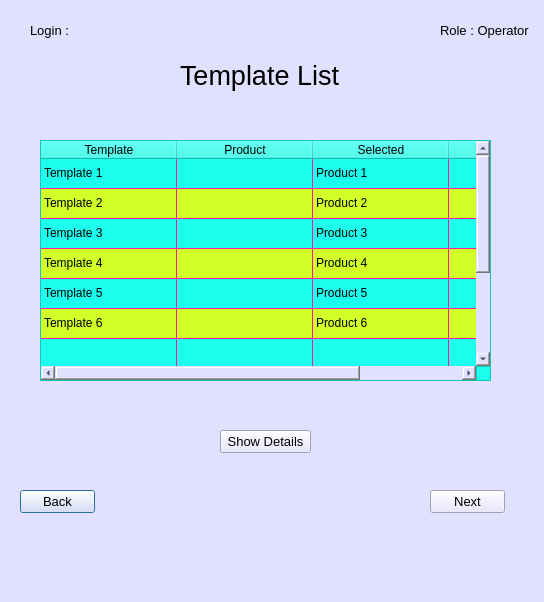
<?xml version="1.0" encoding="UTF-8"?>
<ui version="4.0">
 <class>template_list</class>
 <widget class="QDialog" name="template_list">
  <property name="geometry">
   <rect>
    <x>0</x>
    <y>0</y>
    <width>544</width>
    <height>602</height>
   </rect>
  </property>
  <property name="minimumSize">
   <size>
    <width>50</width>
    <height>100</height>
   </size>
  </property>
  <property name="sizeIncrement">
   <size>
    <width>100</width>
    <height>100</height>
   </size>
  </property>
  <property name="windowTitle">
   <string>Dialog</string>
  </property>
  <property name="styleSheet">
   <string notr="true">background-color: rgb(225, 225, 255);</string>
  </property>
  <widget class="QLabel" name="label">
   <property name="geometry">
    <rect>
     <x>30</x>
     <y>20</y>
     <width>61</width>
     <height>21</height>
    </rect>
   </property>
   <property name="font">
    <font>
     <pointsize>10</pointsize>
    </font>
   </property>
   <property name="text">
    <string>Login :</string>
   </property>
  </widget>
  <widget class="QLabel" name="label_2">
   <property name="geometry">
    <rect>
     <x>440</x>
     <y>20</y>
     <width>91</width>
     <height>21</height>
    </rect>
   </property>
   <property name="font">
    <font>
     <pointsize>10</pointsize>
    </font>
   </property>
   <property name="text">
    <string>Role : Operator</string>
   </property>
  </widget>
  <widget class="QLabel" name="label_3">
   <property name="geometry">
    <rect>
     <x>180</x>
     <y>50</y>
     <width>181</width>
     <height>51</height>
    </rect>
   </property>
   <property name="font">
    <font>
     <pointsize>20</pointsize>
    </font>
   </property>
   <property name="text">
    <string>Template List</string>
   </property>
  </widget>
  <widget class="QTableWidget" name="tableWidget">
   <property name="geometry">
    <rect>
     <x>40</x>
     <y>140</y>
     <width>451</width>
     <height>241</height>
    </rect>
   </property>
   <property name="minimumSize">
    <size>
     <width>50</width>
     <height>0</height>
    </size>
   </property>
   <property name="maximumSize">
    <size>
     <width>16777215</width>
     <height>16777215</height>
    </size>
   </property>
   <property name="autoFillBackground">
    <bool>false</bool>
   </property>
   <property name="styleSheet">
    <string notr="true">background-color: rgb(28, 255, 237);
gridline-color: rgb(255, 23, 166);
alternate-background-color: rgb(209, 255, 39);
selection-background-color: rgb(21, 255, 99);

</string>
   </property>
   <property name="alternatingRowColors">
    <bool>true</bool>
   </property>
   <property name="rowCount">
    <number>10</number>
   </property>
   <property name="columnCount">
    <number>4</number>
   </property>
   <attribute name="horizontalHeaderCascadingSectionResizes">
    <bool>false</bool>
   </attribute>
   <attribute name="horizontalHeaderMinimumSectionSize">
    <number>50</number>
   </attribute>
   <attribute name="horizontalHeaderDefaultSectionSize">
    <number>136</number>
   </attribute>
   <attribute name="horizontalHeaderShowSortIndicator" stdset="0">
    <bool>false</bool>
   </attribute>
   <attribute name="verticalHeaderVisible">
    <bool>false</bool>
   </attribute>
   <attribute name="verticalHeaderHighlightSections">
    <bool>true</bool>
   </attribute>
   <row>
    <property name="text">
     <string>1</string>
    </property>
   </row>
   <row>
    <property name="text">
     <string>2</string>
    </property>
   </row>
   <row>
    <property name="text">
     <string>3</string>
    </property>
   </row>
   <row>
    <property name="text">
     <string>4</string>
    </property>
   </row>
   <row>
    <property name="text">
     <string>5</string>
    </property>
   </row>
   <row>
    <property name="text">
     <string>6</string>
    </property>
   </row>
   <row/>
   <row/>
   <row/>
   <row/>
   <column>
    <property name="text">
     <string>Template</string>
    </property>
   </column>
   <column>
    <property name="text">
     <string>Product</string>
    </property>
   </column>
   <column>
    <property name="text">
     <string>Selected</string>
    </property>
   </column>
   <column/>
   <item row="0" column="0">
    <property name="text">
     <string>Template 1</string>
    </property>
   </item>
   <item row="0" column="2">
    <property name="text">
     <string>Product 1</string>
    </property>
   </item>
   <item row="1" column="0">
    <property name="text">
     <string>Template 2</string>
    </property>
   </item>
   <item row="1" column="2">
    <property name="text">
     <string>Product 2</string>
    </property>
   </item>
   <item row="2" column="0">
    <property name="text">
     <string>Template 3</string>
    </property>
   </item>
   <item row="2" column="2">
    <property name="text">
     <string>Product 3</string>
    </property>
   </item>
   <item row="3" column="0">
    <property name="text">
     <string>Template 4</string>
    </property>
   </item>
   <item row="3" column="2">
    <property name="text">
     <string>Product 4</string>
    </property>
   </item>
   <item row="4" column="0">
    <property name="text">
     <string>Template 5</string>
    </property>
   </item>
   <item row="4" column="2">
    <property name="text">
     <string>Product 5</string>
    </property>
   </item>
   <item row="5" column="0">
    <property name="text">
     <string>Template 6</string>
    </property>
   </item>
   <item row="5" column="2">
    <property name="text">
     <string>Product 6</string>
    </property>
   </item>
  </widget>
  <widget class="QPushButton" name="back_templatelist">
   <property name="geometry">
    <rect>
     <x>20</x>
     <y>490</y>
     <width>75</width>
     <height>23</height>
    </rect>
   </property>
   <property name="font">
    <font>
     <pointsize>10</pointsize>
    </font>
   </property>
   <property name="text">
    <string>Back</string>
   </property>
  </widget>
  <widget class="QPushButton" name="showdetails_templatelist">
   <property name="geometry">
    <rect>
     <x>220</x>
     <y>430</y>
     <width>91</width>
     <height>23</height>
    </rect>
   </property>
   <property name="font">
    <font>
     <pointsize>10</pointsize>
    </font>
   </property>
   <property name="text">
    <string>Show Details</string>
   </property>
  </widget>
  <widget class="QPushButton" name="next_templatelist">
   <property name="geometry">
    <rect>
     <x>430</x>
     <y>490</y>
     <width>75</width>
     <height>23</height>
    </rect>
   </property>
   <property name="font">
    <font>
     <pointsize>10</pointsize>
    </font>
   </property>
   <property name="text">
    <string>Next</string>
   </property>
  </widget>
 </widget>
 <resources/>
 <connections/>
</ui>
